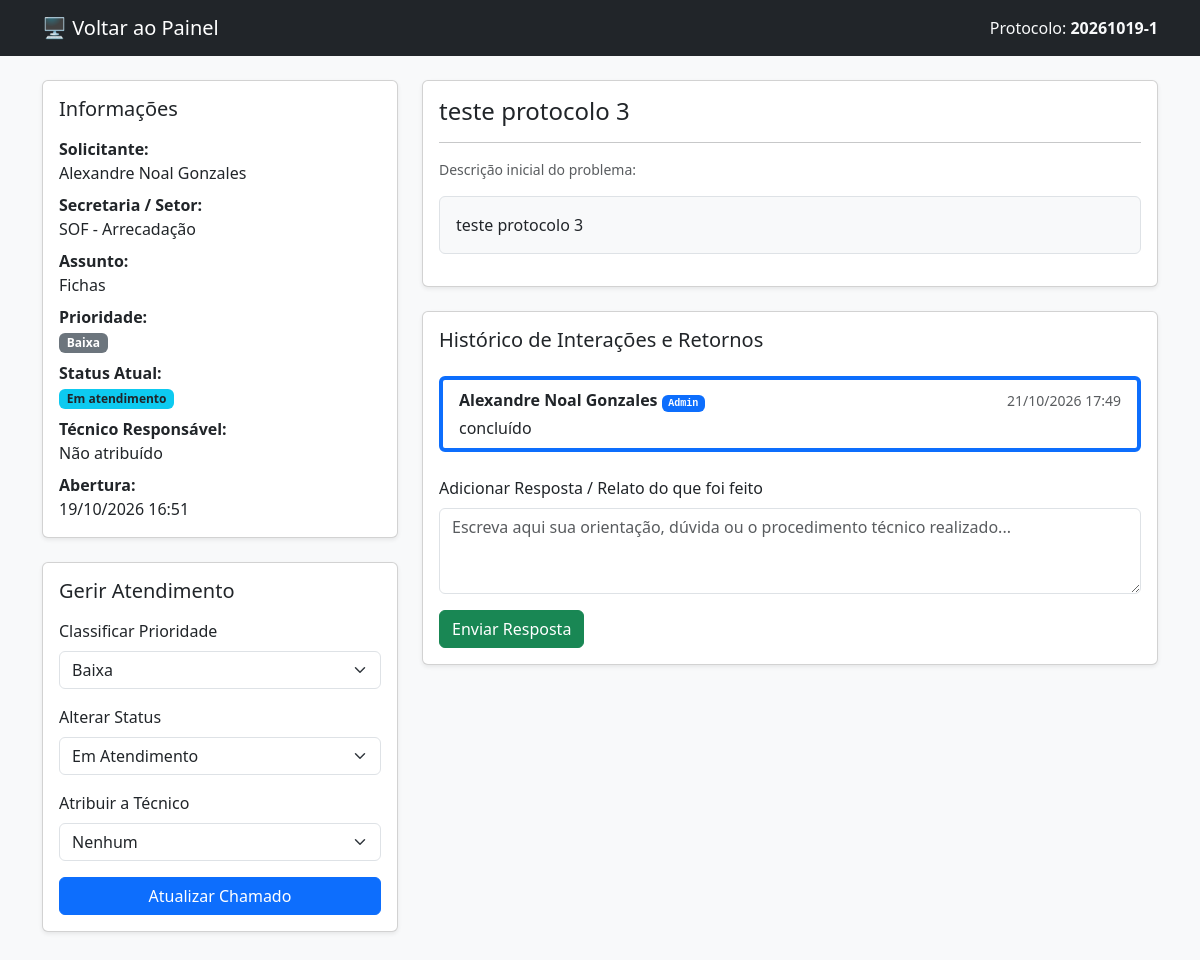
/detalhes_chamado.php?id=12 (signed in), run on the app's committed database.
### tables this page shows
CREATE TABLE `chamados` (
  `id` int(11) NOT NULL,
  `protocolo` varchar(20) NOT NULL,
  `solicitante_id` int(11) NOT NULL,
  `tecnico_id` int(11) DEFAULT NULL,
  `secretaria_id` int(11) NOT NULL,
  `setor_id` int(11) NOT NULL,
  `servico_id` int(11) NOT NULL,
  `titulo` varchar(200) NOT NULL,
  `descricao` text NOT NULL,
  `equipamento_id` int(11) DEFAULT NULL,
  `equipamento` varchar(255) DEFAULT NULL,
  `patrimonio` varchar(100) DEFAULT NULL,
  `prioridade` enum('baixa','media','alta','urgente') DEFAULT 'media',
  `status` enum('novo','em_atendimento','pendente','concluido','cancelado') DEFAULT 'novo',
  `data_abertura` timestamp NOT NULL DEFAULT current_timestamp(),
  `data_conclusao` datetime DEFAULT NULL,
  `nova_interacao_solicitante` tinyint(1) DEFAULT 0,
  `ultima_interacao_em` datetime DEFAULT NULL,
  `nova_interacao_tecnico` tinyint(1) DEFAULT 0
);

CREATE TABLE `usuarios` (
  `id` int(11) NOT NULL,
  `nome` varchar(150) NOT NULL,
  `email` varchar(150) NOT NULL,
  `senha` varchar(255) NOT NULL,
  `perfil` enum('solicitante','tecnico','admin') DEFAULT 'solicitante',
  `setor_id` int(11) DEFAULT NULL,
  `ativo` tinyint(1) DEFAULT 1
);

CREATE TABLE `secretarias` (
  `id` int(11) NOT NULL,
  `nome` varchar(150) NOT NULL,
  `ativo` tinyint(1) DEFAULT 1,
  `created_at` timestamp NOT NULL DEFAULT current_timestamp()
);

CREATE TABLE `setores` (
  `id` int(11) NOT NULL,
  `secretaria_id` int(11) NOT NULL,
  `nome` varchar(150) NOT NULL,
  `ativo` tinyint(1) DEFAULT 1
);

CREATE TABLE `servicos` (
  `id` int(11) NOT NULL,
  `nome` varchar(150) NOT NULL,
  `descricao` text DEFAULT NULL,
  `sla_horas` int(11) DEFAULT 24,
  `ativo` tinyint(1) DEFAULT 1
);

CREATE TABLE `chamado_interacoes` (
  `id` int(11) NOT NULL,
  `chamado_id` int(11) NOT NULL,
  `usuario_id` int(11) NOT NULL,
  `mensagem` text NOT NULL,
  `privado` tinyint(1) DEFAULT 0,
  `created_at` timestamp NOT NULL DEFAULT current_timestamp()
);

### detalhes_chamado.php (the view, shortened to what this page needs)
<?php
require_once 'conexao.php';
$chamado_id = $_GET['id'] ?? null;
$perfil     = $_SESSION['usuario_perfil'];
$stmt_info = $pdo->prepare("
    SELECT c.*,
           s.nome as servico_nome,
           sec.nome as secretaria_nome,
           setor.nome as setor_nome,
           sol.nome as solicitante_nome,
           tec.nome as tecnico_nome
    FROM chamados c
    JOIN servicos s ON c.servico_id = s.id
    JOIN secretarias sec ON c.secretaria_id = sec.id
    JOIN setores setor ON c.setor_id = setor.id
    JOIN usuarios sol ON c.solicitante_id = sol.id
    LEFT JOIN usuarios tec ON c.tecnico_id = tec.id
    WHERE c.id = ?
");
$stmt_info->execute([$chamado_id]);
$dados = $stmt_info->fetch();
$stmt_inter = $pdo->prepare("
    SELECT i.*, u.nome as usuario_nome, u.perfil as usuario_perfil
    FROM chamado_interacoes i
    JOIN usuarios u ON i.usuario_id = u.id
    WHERE i.chamado_id = ?
    ORDER BY i.created_at ASC
");
$stmt_inter->execute([$chamado_id]);
$interacoes = $stmt_inter->fetchAll();
?>
<!DOCTYPE html>
<html lang="pt-br">
<head>
    <link href="https://cdn.jsdelivr.net/npm/bootstrap@5.3.0/dist/css/bootstrap.min.css" rel="stylesheet">
</head>
<body class="bg-light">
    <nav class="navbar navbar-dark bg-dark mb-4">
        <div class="container">
            <a class="navbar-brand" href="<?= $perfil === 'solicitante' ? 'meus_chamados.php' : 'index.php' ?>">🖥️ Voltar ao Painel</a>
            <span class="text-light">Protocolo: <strong><?= htmlspecialchars($dados['protocolo']) ?></strong></span>
        </div>
    </nav>
    <div class="container pb-5">
        <div class="row">
            <div class="col-md-4">
                <div class="card shadow-sm mb-4">
                    <div class="card-body">
                        <h5 class="card-title mb-3">Informações</h5>
                        <p class="mb-2"><strong>Solicitante:</strong><br><?= htmlspecialchars($dados['solicitante_nome']) ?></p>
                        <p class="mb-2"><strong>Secretaria / Setor:</strong><br><?= htmlspecialchars($dados['secretaria_nome']) ?> - <?= htmlspecialchars($dados['setor_nome']) ?></p>
                        <p class="mb-2"><strong>Assunto:</strong><br><?= htmlspecialchars($dados['servico_nome']) ?></p>
                        <p class="mb-2"><strong>Prioridade:</strong><br><span class="badge bg-secondary"><?= ucfirst($dados['prioridade']) ?></span></p>
                        <p class="mb-2"><strong>Status Atual:</strong><br>
                            <?php
                                $badgeBg = match($dados['status']) {
                                    'novo' => 'bg-warning text-dark',
                                    'em_atendimento' => 'bg-info text-dark',
                                    'pendente' => 'bg-secondary',
                                    'concluido' => 'bg-success',
                                    default => 'bg-dark'
                                };
                            ?>
                            <span class="badge <?= $badgeBg ?>"><?= ucfirst(str_replace('_', ' ', $dados['status'])) ?></span>
                        </p>
                        <p class="mb-2"><strong>Técnico Responsável:</strong><br><?= htmlspecialchars($dados['tecnico_nome'] ?? 'Não atribuído') ?></p>
                        <p class="mb-0"><strong>Abertura:</strong><br><?= date('d/m/Y H:i', strtotime($dados['data_abertura'])) ?></p>
                    </div>
                </div>
                <?php if ($perfil !== 'solicitante'): ?>
                <div class="card shadow-sm mb-4">
                    <div class="card-body">
                        <h5 class="card-title mb-3">Gerir Atendimento</h5>
                        <form method="POST">
                            <div class="mb-3">
                                <label class="form-label">Classificar Prioridade</label>
                                <select name="prioridade" class="form-select">
                                    <option value="baixa" <?= $dados['prioridade'] == 'baixa' ? 'selected' : '' ?>>Baixa</option>
                                </select>
                            </div>
                            <div class="mb-3">
                                <label class="form-label">Alterar Status</label>
                                <select name="status" class="form-select">
                                    <option value="em_atendimento" <?= $dados['status'] == 'em_atendimento' ? 'selected' : '' ?>>Em Atendimento</option>
                                </select>
                            </div>
                            <div class="mb-3">
                                <label class="form-label">Atribuir a Técnico</label>
                                <select name="tecnico_id" class="form-select">
                                    <option value="">Nenhum</option>
                                </select>
                            </div>
                            <button type="submit" class="btn btn-primary w-100">Atualizar Chamado</button>
                        </form>
                    </div>
                </div>
                <?php endif; ?>
            </div>
            <div class="col-md-8">
                <div class="card shadow-sm mb-4">
                    <div class="card-body">
                        <h4 class="card-title"><?= htmlspecialchars($dados['titulo']) ?></h4>
                        <hr>
                        <p class="text-muted small">Descrição inicial do problema:</p>
                        <div class="p-3 bg-light rounded border mb-3" style="white-space: pre-line;"><?= htmlspecialchars($dados['descricao']) ?></div>
                    </div>
                </div>
                <div class="card shadow-sm mb-4">
                    <div class="card-body">
                        <h5 class="card-title mb-4">Histórico de Interações e Retornos</h5>
                        <?php if (count($interacoes) > 0): ?>
                            <div class="timeline">
                                <?php foreach ($interacoes as $inter): ?>
                                    <div class="card mb-3 border-start border-4 <?= $inter['usuario_perfil'] === 'solicitante' ? 'border-secondary' : 'border-primary' ?>">
                                        <div class="card-body py-2 px-3">
                                            <div class="d-flex justify-content-between align-items-center mb-1">
                                                <strong><?= htmlspecialchars($inter['usuario_nome']) ?>
                                                    <span class="badge bg-<?= $inter['usuario_perfil'] === 'solicitante' ? 'secondary' : 'primary' ?> font-monospace" style="font-size: 10px;">
                                                        <?= ucfirst($inter['usuario_perfil']) ?>
                                                    </span>
                                                </strong>
                                                <small class="text-muted"><?= date('d/m/Y H:i', strtotime($inter['created_at'])) ?></small>
                                            </div>
                                            <p class="mb-0" style="white-space: pre-line;"><?= htmlspecialchars($inter['mensagem']) ?></p>
                                        </div>
                                    </div>
                                <?php endforeach; ?>
                            </div>
                        <?php else: ?>
                            <p class="text-muted text-center">Nenhuma interação registrada ainda neste chamado.</p>
                        <?php endif; ?>
                        <?php if ($dados['status'] !== 'concluido' || $perfil !== 'solicitante'): ?>
                        <form method="POST" class="mt-4">
                            <div class="mb-3">
                                <label class="form-label">Adicionar Resposta / Relato do que foi feito</label>
                                <textarea name="mensagem" class="form-control" rows="3" placeholder="Escreva aqui sua orientação, dúvida ou o procedimento técnico realizado..." required></textarea>
                            </div>
                            <button type="submit" class="btn btn-success">Enviar Resposta</button>
                        </form>
                        <?php else: ?>
                            <div class="alert alert-secondary mt-3 mb-0 text-center">Este chamado encontra-se concluído/fechado.</div>
                        <?php endif; ?>
                    </div>
                </div>
            </div>
        </div>
    </div>
</body>
</html>

### data on the page
chamados: protocolo "20261019-1", solicitante.nome "Alexandre Noal Gonzales", secretaria.nome "SOF", setor.nome "Arrecadação", servico.nome "Fichas", prioridade "Baixa", status "Em atendimento", data_abertura "19/10/2026 16:51", status "Em Atendimento", titulo "teste protocolo 3", descricao "teste protocolo 3"
chamado_interacoes: usuario.nome "Alexandre Noal Gonzales", usuario.perfil "Admin", created_at "21/10/2026 17:49", mensagem "concluído"

### other printed values
$dados['tecnico_nome'] "Não atribuído"
